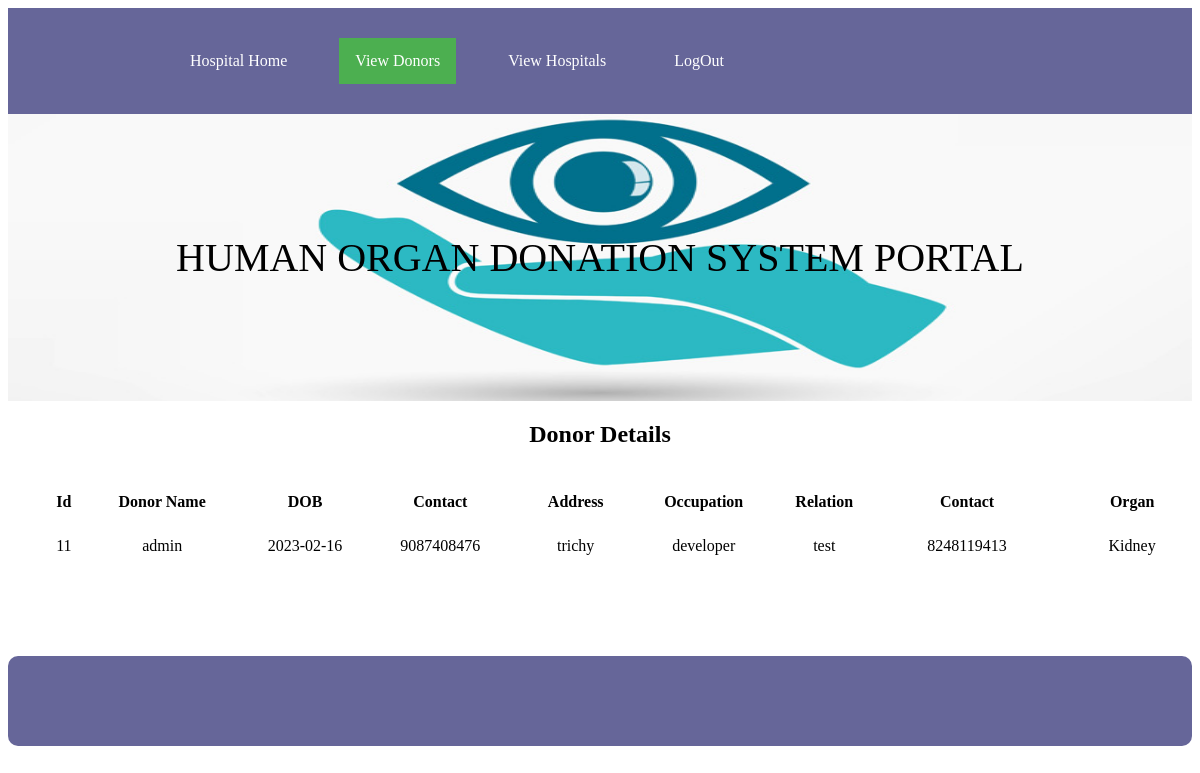
The page /viewd.php (signed in) on the database its author committed.
### tables this page shows
CREATE TABLE `donate` (
  `id` int(50) NOT NULL,
  `uid` varchar(50) NOT NULL,
  `hid` varchar(50) NOT NULL,
  `dob` varchar(50) NOT NULL,
  `blood` varchar(50) NOT NULL,
  `ocup` varchar(50) NOT NULL,
  `rtype` varchar(50) NOT NULL,
  `rname` varchar(50) NOT NULL,
  `rphone` varchar(50) NOT NULL,
  `remail` varchar(50) NOT NULL,
  `status` varchar(50) NOT NULL,
  `date` varchar(15) NOT NULL,
  `organ` varchar(100) NOT NULL
);

CREATE TABLE `register` (
  `id` int(50) NOT NULL,
  `name` varchar(50) NOT NULL,
  `gender` varchar(50) NOT NULL,
  `age` varchar(50) NOT NULL,
  `email` varchar(50) NOT NULL,
  `phone` varchar(50) NOT NULL,
  `loc` varchar(50) NOT NULL,
  `address` varchar(200) NOT NULL,
  `uname` varchar(50) NOT NULL,
  `psw` varchar(50) NOT NULL
);

### viewd.php (the view, shortened to what this page needs)
<?php
 	include("dbconnect.php");
	extract($_POST);
	$hid=$_SESSION['hid'];
	?>
<html>
</head>
<ul>
	 <li><a href="#">&nbsp; &nbsp; &nbsp; &nbsp; &nbsp;</a></li>
	  <li><a href="#">&nbsp; &nbsp; &nbsp; &nbsp; &nbsp;</a></li>
  <li><a  href="hhome.php">Hospital Home</a></li>
  <li><a href="#">&nbsp;</a></li>
  <li><a class="active" href="viewd.php">View Donors</a></li>
   <li><a href="#">&nbsp;</a></li>
  <li><a href="viewh.php">View Hospitals</a></li>
  <li><a href="#">&nbsp;</a></li>
   <li><a href="index.php">LogOut</a></li>
</ul>
<div id="bg1"><p>HUMAN ORGAN DONATION SYSTEM PORTAL </p></div>
<h2 align="center"> Donor Details</h2>
<table width="102%" align="center">
	<tr>
		<td colspan="10">&nbsp;</td>
		</tr>
		    <tr>
          <td width="2%">&nbsp;</td>
          <td width="3%"><div align="center" class="style6"><strong>Id</strong> </div></td>
		   <td width="10%"><div align="center" class="style6"><strong>Donor Name</strong> </div></td>
		    <td width="9%"><div align="center" class="style6"><strong>DOB</strong> </div></td>
			 <td width="9%"><div align="center" class="style6"><strong>Contact</strong> </div></td>
			  <td width="9%"><div align="center" class="style6"><strong>Address</strong> </div></td>
			 <td width="8%"><div align="center" class="style6"><strong>Occupation</strong> </div></td>
			  <td width="8%"><div align="center" class="style6"><strong>Relation</strong> </div></td>
			  <td width="11%"><div align="center" class="style6"><strong>Contact</strong> </div></td>
			   <td width="11%"><div align="center" class="style6"><strong>Organ</strong> </div></td>
			     </tr>
		<tr>
		<td colspan="10">&nbsp;</td>
		</tr>
		<?php
		$qry=mysqli_query($conn,"select * from donate where hid='$hid' && status='1'");
		while($row=mysqli_fetch_array($qry))
		{
		$uid=$row['uid'];
		$qry1=mysqli_query($conn,"select * from register where id='$uid'");
		$row1=mysqli_fetch_array($qry1)
		?>
        <tr>
		 <td width="2%">&nbsp;</td>
		    <td><div align="center"><?php echo $row['id'];?></div></td>
		   <td><div align="center"><?php echo $row1['name'];?></div></td>
			  <td><div align="center"><?php echo $row['dob'];?></div></td>
			 <td><div align="center"><?php echo $row1['phone'];?></div></td>
			   <td><div align="center"><?php echo $row1['address'];?></div></td>
			   <td><div align="center"><?php echo $row['ocup'];?></div></td>
			   <td><div align="center"><?php echo $row['rtype'];?></div></td>
			   <td><div align="center"><?php echo $row['rphone'];?></div></td>
			      <td><div align="center"><?php echo $row['organ'];?></div></td>
        </tr>
		 <tr>
		  	 	<td>&nbsp;</td>
		   		<td>&nbsp;</td>
				<td>&nbsp;</td>
			 	<td>&nbsp;</td>
			 	<td>&nbsp;</td>
			 	<td>&nbsp;</td>
				<td>&nbsp;</td>
		</tr>
        <?php
		}
		?>
				<tr>
		<td colspan="10" align="center">&nbsp;</td>
		</tr>
</table>
<div> &nbsp;</div>
<br>
<br>
<div id="footer"> <strong></strong></div>

### viewd.php (style rules this page uses)
p { color:#000000; text-align: center; text-transform: uppercase; font-size:40px; }
ul { list-style-type: none; margin: 0; padding: 30px; overflow: hidden; background-color: #666699; position: -webkit-sticky; position: sticky; top: 0; border-radius:0px; }
li { float: left; }
li a { display: block; color: white; text-align: center; padding: 14px 16px; text-decoration: none; }
.active { background-color: #4CAF50; }
#footer { padding: 45px; background: #666699; background-repeat: no-repeat; background-size: 1420px 100px; border-radius:10px; text-align:center; text-decoration:blink; font-family: Arial; font-size:15px; }
#bg1 { padding:80px; background:url("images/1.jpg"); background-repeat: no-repeat; background-size: 100% 300px; border-radius:5px; border-radius:0px; font-size:35px; }

### rows shown on the page
donate: id "11", register.name "admin", dob "2023-02-16", register.phone "9087408476", register.address "trichy", ocup "developer", rtype "test", rphone "8248119413", organ "Kidney"
